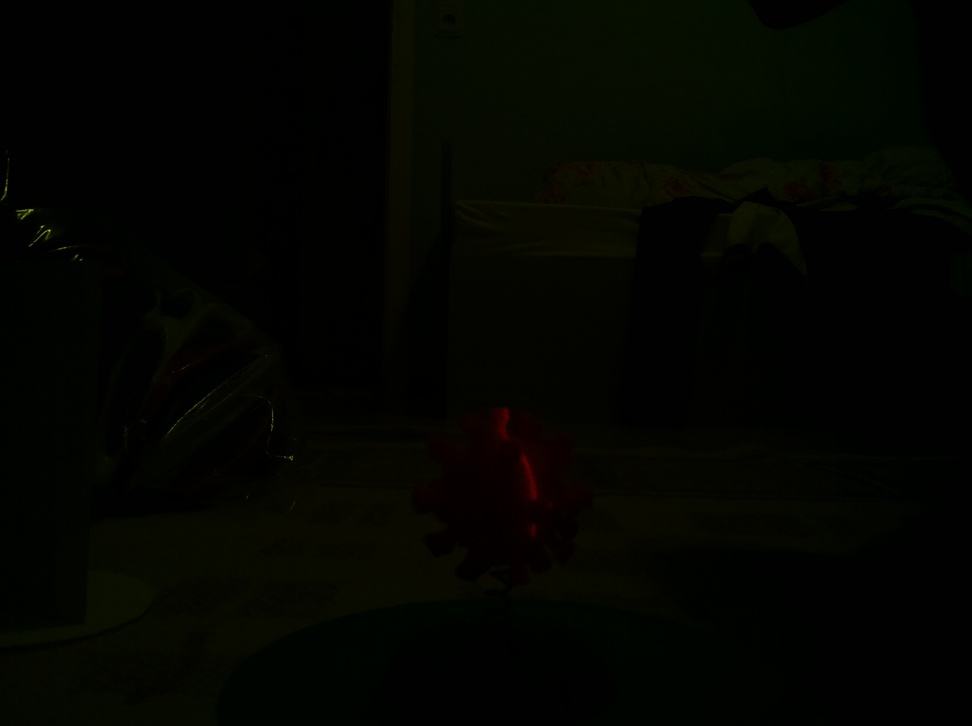
#> input picture scan_images/img_r_036.jpg, 972 x 726 px, shrunk from 2592 x 1936 before the run
$ jupyter execute --allow-errors test_processing.ipynb   (shell and % lines are left out)
#> lines starting #> are read from the running program, lines starting #| are printed output that depends on the picture
[cell 1]
#import numpy as np
from numpy import pi as np_pi
from numpy import load as np_load
from numpy import nditer as np_nditer
from numpy import size as np_size
from numpy import where as np_where
from numpy import nanmean as np_nanmean
from numpy import shape as np_shape
from numpy import reshape as np_reshape
from numpy import exp as np_exp
from numpy import cos as np_cos
from numpy import sin as np_sin
from numpy import empty as np_empty
from numpy import full as np_full
from numpy import linspace as np_linspace
from numpy import arange as np_arange
from numpy import multiply as np_multiply
from numpy import matmul as np_matmul
from numpy import round as np_round
from numpy import max as np_max
from numpy import min as np_min
from numpy import maximum as np_maximum
from numpy import argmax as np_argmax
from numpy import convolve as np_convolve
from numpy import sum as np_sum
from numpy import uint8 as np_uint8
from numpy import nan as np_nan
from numpy import isnan as np_isnan
from numpy import float32 as np_float32

import matplotlib.pyplot as plt
kernelsize = 15
sigma = 3

[cell 2]
kernelsize = 15
sigma = 3
array = (np_arange(kernelsize)-kernelsize/2+0.5)
gaussian_kernel = np_exp(-array**2/(2*sigma**2))#*1/np_sqrt(2*np_pi*sigma**2)
gaussian_kernel /= np_sum(gaussian_kernel)
gaussian_reshaped = np_reshape( gaussian_kernel , [-1,1] )
gaussian2D = np_matmul( gaussian_reshaped , gaussian_reshaped.T )
del gaussian_reshaped

[cell 3]
def gaussian_filter(IMG):
    for ind in range(np_size(IMG,0)):
        IMG[ind,:] = np_convolve( IMG[ind,:] , gaussian_kernel ,'same')
    for ind in range(np_size(IMG,1)):
        IMG[:,ind] = np_convolve( IMG[:,ind] , gaussian_kernel ,'same')
    return IMG

def find_maxima_peak(redIMG):
    dim = np_shape(redIMG)
    maxima = np_full(dim[0],np_nan, dtype=np_float32)
    for iii in range(0,dim[0]):
        index = np_argmax(redIMG[iii,:])
        if index != 0:
            maxima[iii] = index
    return maxima

def processing(redIMG):
    #gaussian blurr
    redIMG = gaussian_filter(redIMG)
    #threshold image
    threshold = 0.2#*np_max(redIMG)
    thresholded = np_multiply(redIMG,redIMG>threshold)
    #find maxima with gaussian function (fit)
#    maxima = find_maxima_gauss(thresholded)
    maxima = find_maxima_peak(thresholded)
    #remove outliners
    dim = np_shape(redIMG)
    window = dim[1]//10 #max horizontal step
    w=20 #window size
    for p in range(len(maxima)-w):
        av = np_nanmean(maxima[p:p+w]) #average position inside window
        if (maxima[p+w//2] - av) > window:
            maxima[p+w//2] = np_nan
    return maxima

def clip0(img):
    return np_maximum(img,0)

def scale(img):
    maxi = np_max(img)
    mini = np_min(img)
    return (img-mini)/(maxi-mini)

[cell 4]
np_sum(gaussian2D)
plt.imshow( gaussian2D )
plt.colorbar()
plt.show()
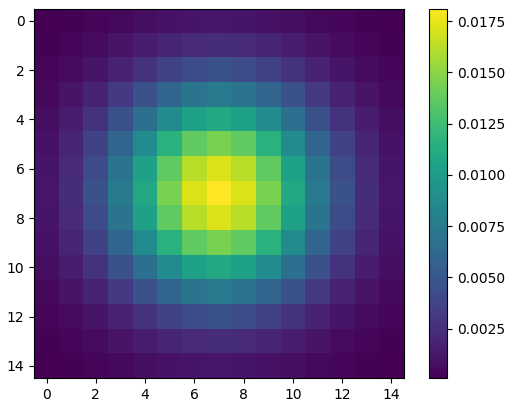
#> figure drawn by matplotlib, 2 panels

#> (a cell that did not finish here is left out)

#> (a cell that did not finish here is left out)

[cell 7]
IMG = plt.imread('./scan_images/img_r_036.jpg')
#> IMG is the input picture: shape (726, 972, 3); mean R, G, B 3.3, 4.6, 0.5
redIMG = scale(clip0(IMG[:,:,0] - (IMG[:,:,1]+IMG[:,:,2])/2))
#> in scale, `maxi = np_max(img)`: maxi = 155.5
#> in scale, `mini = np_min(img)`: mini = 0
maxima = processing(redIMG)
#> in find_maxima_peak, `dim = np_shape(redIMG)`: dim = (726, 972)
#> the loop in find_maxima_peak, `for iii in range(0,dim[0]):` made 726 passes
#> index on passes 1 to 3: 0, 0, 0
#> in processing, `window = dim[1]//10`: window = 97

[cell 8]
plt.plot(maxima,-np_arange(np_size(maxima)))
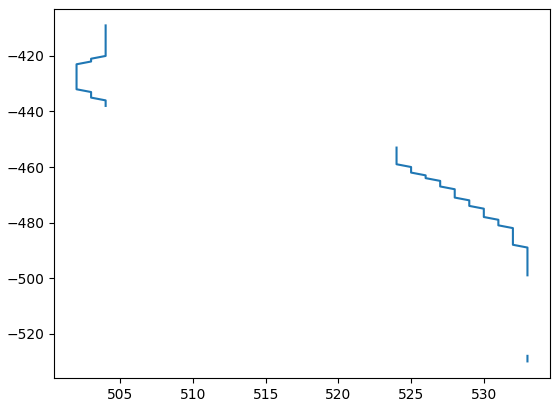
#> figure drawn by matplotlib, 1 panel
